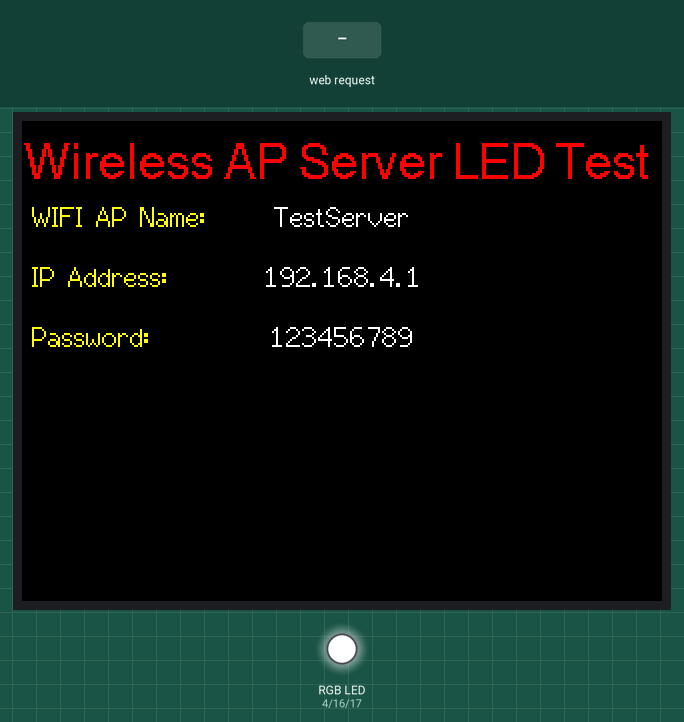
Simulated run of this sketch. Board: ESP32. Parts: 320×240 colour display, an RGB LED mixed from three pins (HIGH = lit). The inputs (shaded band) are chosen by the test bench. What the sketch prints to the serial monitor is not drawn.

Above: at 1.4 s.
1.5 s: HTTP request GET /RED received
At 2.5 s:
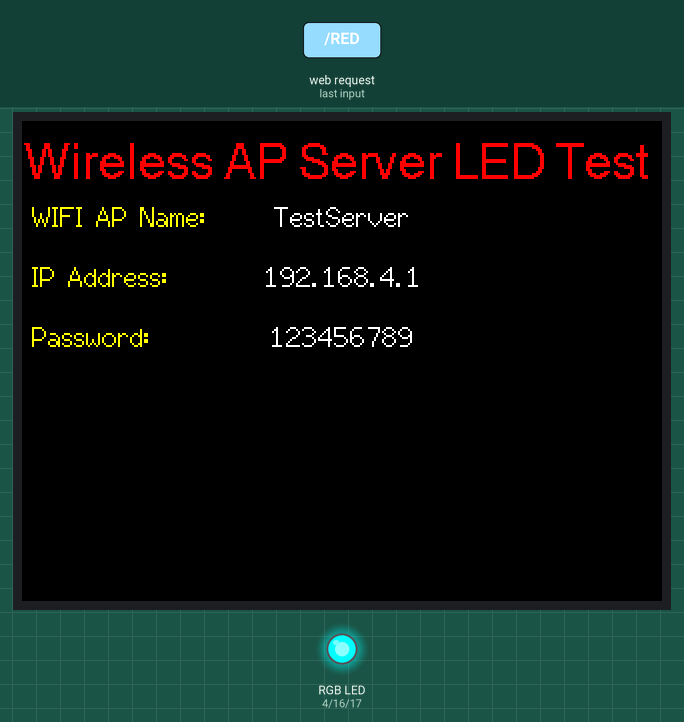
3.0 s: HTTP request GET /BLUE received
At 3.7 s:
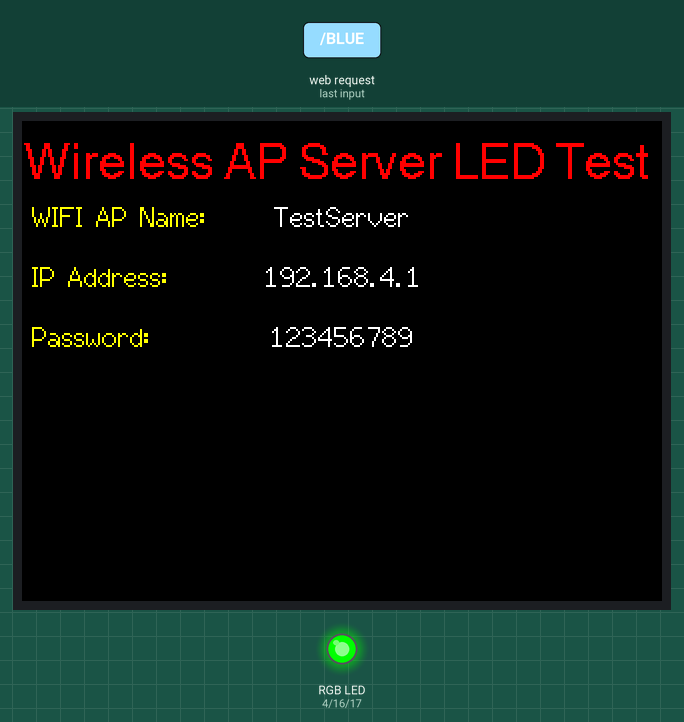
4.5 s: HTTP request GET /GREEN received
At 4.8 s:
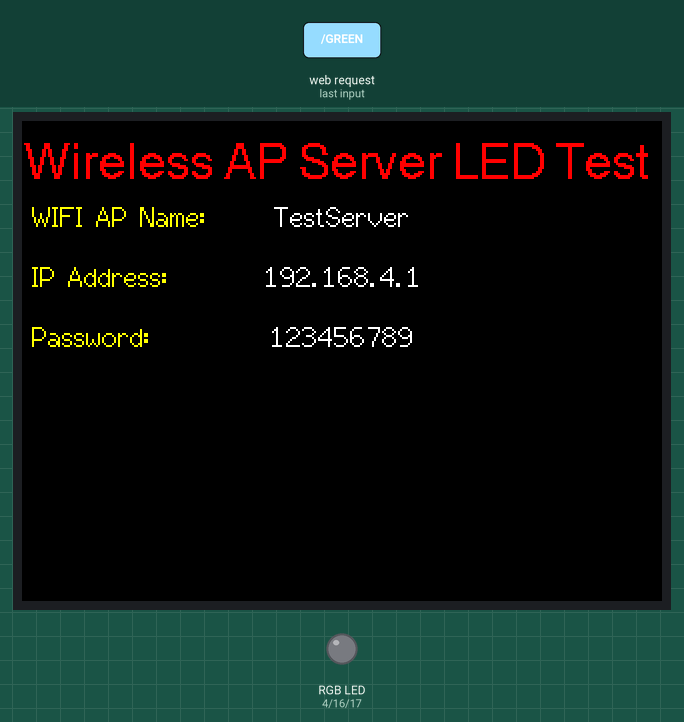
6.0 s: HTTP request GET /RED received
At 7.2 s:
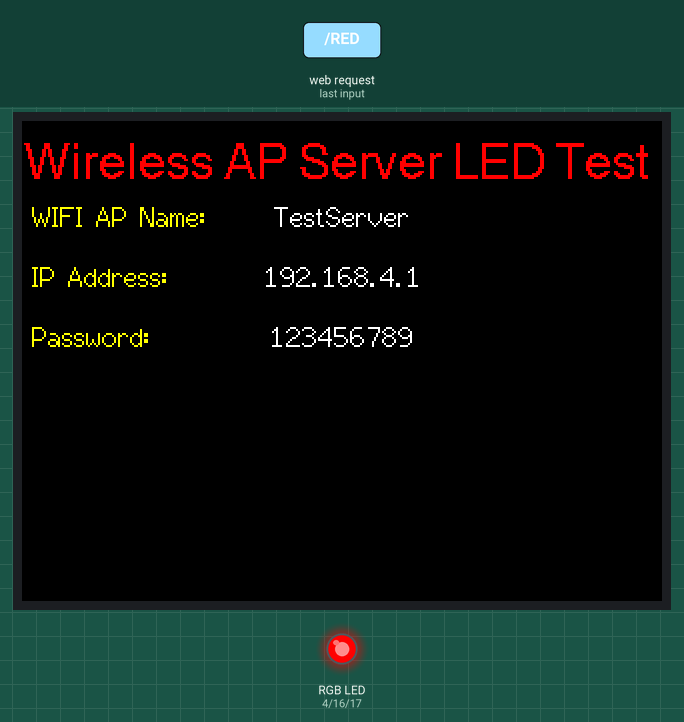
7.5 s: HTTP request GET /BLUE received
At 8.3 s:
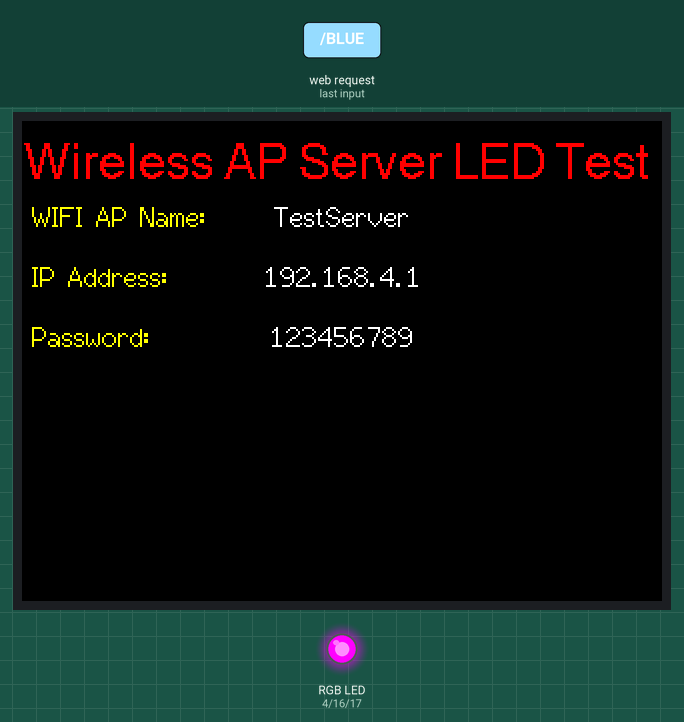
Timing chart, 0 to 10.0 s (numbered marks = the images above; inputs shaded):
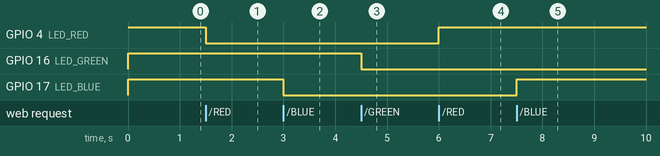

The sketch:

WIFI_AP_LED_TEST.ino
```cpp
/************************************************************************************************************
  Wifi Access Point LED Test for ESP32 Cheap Yellow Display
  Adapted by Michael Bapst (https://www.einherjar.org)
  Creates a customizable Wifi Access Point and serves up a Webpage (Default: 192.168.4.1) with 3 links.
  Displays Server access information on the display. Clicking a link will toggle CYD's built in LED Red/Green/Blue colors on/off

  This code was a learning project on how to set up a Wifi access point, serve simple html, how to deal with simple client requests,
  and working with simple GPIO interface.

  WIFI_AP_LED_TEST.ino based on WiFiAccessPoint.ino
  Created for arduino-esp32 on 04 July, 2018 by Elochukwu Ifediora (fedy0)
*************************************************************************************************************/

// Make sure to copy the UserSetup.h file libraries\TFT_eSPI as
// per the Github Instructions . The pins are defined in there.
// https://github.com/witnessmenow/ESP32-Cheap-Yellow-Display/blob/main/DisplayConfig/User_Setup.h

#include <WiFi.h>
#include <NetworkClient.h>
#include <WiFiAP.h>
#include <TFT_eSPI.h>

#define LED_GREEN 16  // Set the CYD's LED GPIO pin for Green
#define LED_RED 4     // Set the CYD's LED GPIO pin for Red
#define LED_BLUE 17   // Set the CYD's LED GPIO pin for Blue


// Uncomment the next lines if you want a custom IP Address, otherwise the default is 192.168.4.1
// const IPAddress APIPAddress(10, 10, 10, 1);
// const IPAddress SubNetIP(255, 255, 255, 0);

// Set these to your desired credentials.
const char *ssid = "TestServer";
const char *password = "123456789"; // Set to "" for no password, Open Network

NetworkServer server(80);
TFT_eSPI tft = TFT_eSPI();

void SetLED(int LEDColor, bool On_Off = true) {
  //Turns on or off the built in LED color
  switch (LEDColor) {
    case LED_RED:
      if (On_Off == true) {
          digitalWrite(LED_RED, LOW);
        } else {
          digitalWrite(LED_RED, HIGH);
      }
      break;
    case LED_BLUE:
      if (On_Off == true) {
          digitalWrite(LED_BLUE, LOW);
        } else {
          digitalWrite(LED_BLUE, HIGH);
      }
      break;
    case LED_GREEN:
      if (On_Off == true) {
          digitalWrite(LED_GREEN, LOW);
        } else {
          digitalWrite(LED_GREEN, HIGH);
      }
      break;
    default:
      break;  //Do Nothing
  }
}

void setup() {
  // Set up the LED GPIO pins and turn them all off.
  // The RGB LED set up is reversed. HIGH = ON, LOW = OFF
  pinMode(LED_RED, OUTPUT);
  pinMode(LED_GREEN, OUTPUT);
  pinMode(LED_BLUE, OUTPUT);
  digitalWrite(LED_RED, HIGH);
  digitalWrite(LED_BLUE, HIGH);
  digitalWrite(LED_GREEN, HIGH);

  Serial.begin(115200);
  Serial.println();
  Serial.println("Initializing screen...");

  // Initialize the LCD Screen
  tft.init();
  tft.setRotation(1); // This is the display in landscape
  tft.fillScreen(TFT_BLACK);

  Serial.println();
  Serial.println("Configuring access point...");

  // Setup Wifi Access Point
  WiFi.mode(WIFI_AP_STA);

  // Uncomment the next line If you set a custom IP Address
  // WiFi.softAPConfig(APIPAddress, APIPAddress, SubNetIP);

  // You can remove the password parameter if you want the AP to be open.
  // a valid password must have more than 7 characters
  if (!WiFi.softAP(ssid, password)) {
    log_e("Soft AP creation failed.");
    while (1);
  }
  IPAddress myIP = WiFi.softAPIP();
  Serial.print("AP IP address: ");
  Serial.println(myIP);
  server.begin();

  Serial.println("Server started");

  //Print Title
  tft.setTextColor(TFT_RED, TFT_BLACK, true);
  tft.drawCentreString("Wireless AP Server LED Test " , 160, 10, 4);

  //Print Host Name to screen
  tft.setTextColor(TFT_YELLOW, TFT_BLACK, true);
  tft.drawString("WIFI AP Name:", 5, 40, 2); // Left Aligned
  tft.setTextColor(TFT_WHITE, TFT_BLACK, true);
  tft.drawCentreString(ssid, 160, 40, 2);

  //Print IP Address to screen
  tft.setTextColor(TFT_YELLOW, TFT_BLACK, true);
  tft.drawString("IP Address:", 5, 70, 2); // Left Aligned
  tft.setTextColor(TFT_WHITE, TFT_BLACK, true);
  tft.drawCentreString(WiFi.softAPIP().toString(), 160, 70, 2);

  //Print Password to screen
  tft.setTextColor(TFT_YELLOW, TFT_BLACK, true);
  tft.drawString("Password:", 5, 100, 2); // Left Aligned
  tft.setTextColor(TFT_WHITE, TFT_BLACK, true);
  if (password == "") {
    tft.drawCentreString("<NONE>", 160, 100, 2);
  } else {
    tft.drawCentreString(password, 160, 100, 2);
  }
}

void loop() {
  NetworkClient client = server.accept();  // listen for incoming clients

  if (client) {                     // if you get a client,
    Serial.println("New Client.");  // print a message out the serial port
    String currentLine = "";        // make a String to hold incoming data from the client
    while (client.connected()) {    // loop while the client's connected
      if (client.available()) {     // if there's bytes to read from the client,
        char c = client.read();     // read a byte, then
        Serial.write(c);            // print it out the serial monitor
        if (c == '\n') {            // if the byte is a newline character

          // if the current line is blank, you got two newline characters in a row.
          // that's the end of the client HTTP request, so send a response:
          if (currentLine.length() == 0) {
            // HTTP headers always start with a response code (e.g. HTTP/1.1 200 OK)
            // and a content-type so the client knows what's coming, then a blank line:
            client.println("HTTP/1.1 200 OK");
            client.println("Content-type:text/html");
            client.println();

            // the content of the HTTP response follows the header:
            client.print("<font size = \"5\">");
            client.print("Click <a href=\"/RED\">here</a> to turn TOGGLE the RED LED.<br><br>");
            client.print("Click <a href=\"/BLUE\">here</a> to turn TOGGLE the BLUE LED.<br><br>");
            client.print("Click <a href=\"/GREEN\">here</a> to turn TOGGLE the GREEN LED.<br><br>");
            client.print("</font>");
            // The HTTP response ends with another blank line:
            client.println();
            // break out of the while loop:
            break;
          } else {  // if you got a newline, then clear currentLine:
            currentLine = "";
          }
        } else if (c != '\r') {  // if you got anything else but a carriage return character,
          currentLine += c;      // add it to the end of the currentLine
        }

        // Check to see if the client request was "GET /RED", "GET /GREEN", or "GET /BLUE"
        // and toggle the correct color.
        if (currentLine.endsWith("GET /RED")) {
          Serial.println("Red Clicked");
          if (digitalRead(LED_RED) == HIGH) {
              Serial.println("RED on");
              SetLED(LED_RED, true);
            } else {
              Serial.println("RED off");
              SetLED(LED_RED, false);
          }
        }
        if (currentLine.endsWith("GET /BLUE")) {
          Serial.println("BLUE Clicked");
          if (digitalRead(LED_BLUE) == HIGH) {
              Serial.println("BLUE on");
              SetLED(LED_BLUE, true);
            } else {
              Serial.println("BLUE off");
              SetLED(LED_BLUE, false);
          }
        }
        if (currentLine.endsWith("GET /GREEN")) {
          Serial.println("GREEN Clicked");
          if (digitalRead(LED_GREEN) == HIGH) {
              Serial.println("GREEN on");
              SetLED(LED_GREEN, true);
            } else {
              Serial.println("GREEN off");
              SetLED(LED_GREEN, false);
          }
        }
      }
    }
    // close the connection:
    client.stop();
    Serial.println("Client Disconnected.");
  }
}
```

Measured:
- after the input at 1.5 s, GPIO 4 (LED_RED): HIGH → LOW at once
- after the input at 3.0 s, GPIO 17 (LED_BLUE): HIGH → LOW at once
- after the input at 4.5 s, GPIO 16 (LED_GREEN): HIGH → LOW at once
- after the input at 6.0 s, GPIO 4 (LED_RED): LOW → HIGH at once
- after the input at 7.5 s, GPIO 17 (LED_BLUE): LOW → HIGH at once
